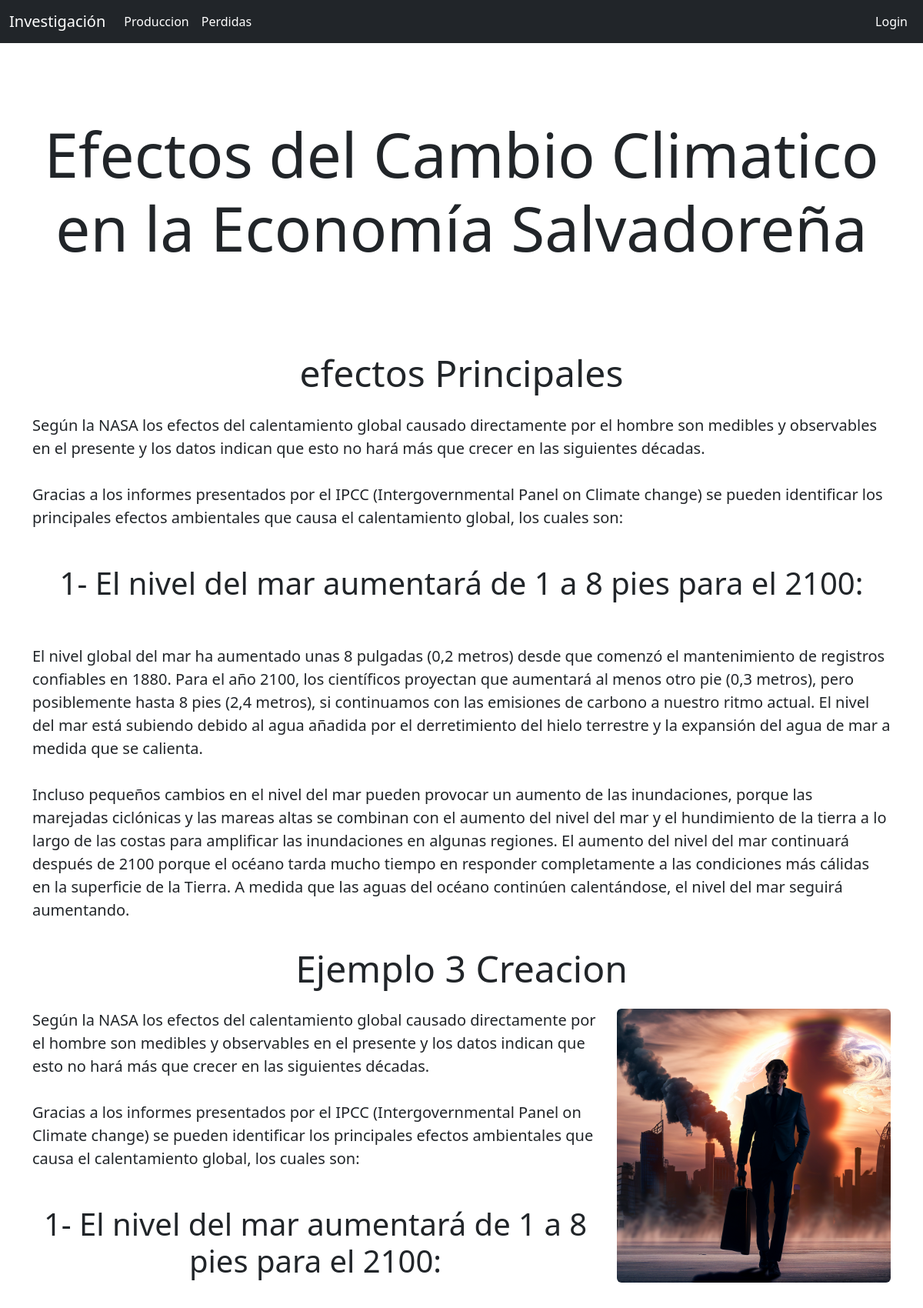
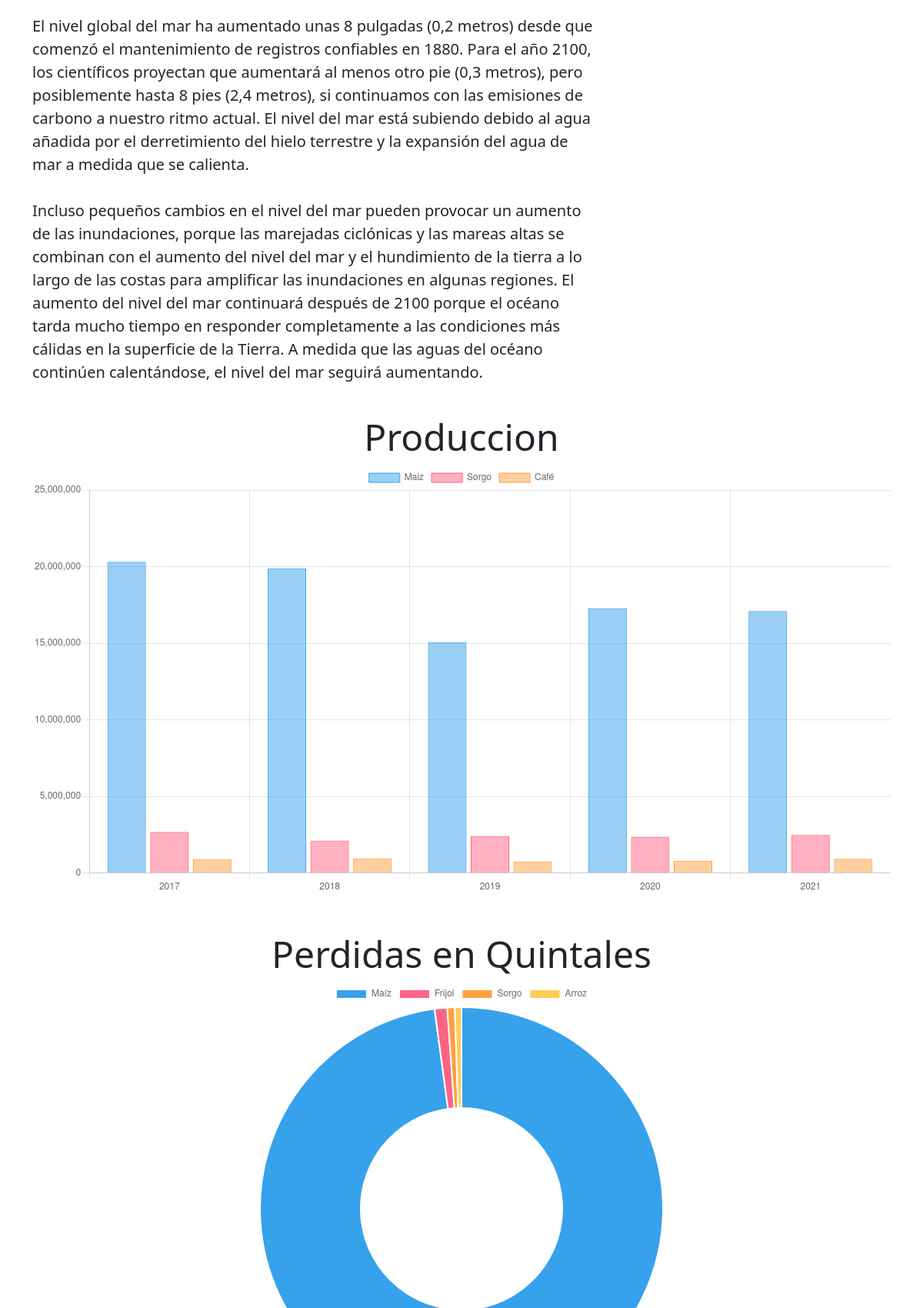
The page / (upper part) on the database its author committed (2 pictures, top to bottom).
### blog/models.py (models this page shows, shortened)
class seccion(models.Model):
    idSeccion = AutoField(primary_key=True)
    titulo = CharField(null=True, max_length=25)
    index = IntegerField(null=False, blank=False)
    parrafo = models.ForeignKey(parrafo, null=True, blank=True, on_delete=models.SET_NULL)
    temperaturas = models.ForeignKey(temperaturas, null=True,blank=True,on_delete=models.SET_NULL)
    imagen = models.ForeignKey(imagen, null=True,blank=True, on_delete=models.SET_NULL)
    precipitacion = models.ForeignKey(precipitacion, null=True,blank=True, on_delete=models.SET_NULL)
    cultivo = models.ForeignKey(cultivo, null=True,blank=True, on_delete=models.SET_NULL)

class parrafo(models.Model):
    nombre = CharField(max_length=15, null=False, default='parrafo')
    idParrafo = AutoField(primary_key=True)
    parrafo = TextField()

class imagen(models.Model):
    idImage = AutoField(primary_key=True)
    imagen = ImageField(upload_to="blog/images/")

### blog/views.py (the view)
# urls.py: path('',views.home, name='home'),
def home(request):
    se = seccion.objects.all()
    pro = produccion.objects.all()
    per = perdida.objects.all()
    tem = temperaturas.objects.all()
    pre = precipitacion.objects.all()
    fechpro = ""
    cantidadesSorgo = ""
    cantidadesMaiz = ""
    cantidadesCafe = ""
    perdidaDIN = ""
    perdidaQQ= ""
    CultPerd =  ""
    fechaTem21 = ""
    fechaTemNormal = ""
    grados21=""
    gradosNorm=""
    fechaPre = ""
    prec=""
    for elemento in pro:
        if elemento.cultivo.nombre == 'Maíz':
            cantidadesMaiz = cantidadesMaiz + "'" + str(elemento.cantidadProduccion) + "',"
            fechpro = fechpro + "'" +str(elemento.fechaProduccion.year) + "'" + ","
        if elemento.cultivo.nombre == 'Café':
            cantidadesCafe = cantidadesCafe + "'" + str(elemento.cantidadProduccion) + "',"
        if elemento.cultivo.nombre == 'Sorgo':
            cantidadesSorgo = cantidadesSorgo + "'" + str(elemento.cantidadProduccion) + "',"
    for elemento in per:
        perdidaDIN = perdidaDIN + "'" + str(elemento.cantidadMonetaria) + "',"
        perdidaQQ = perdidaQQ + "'" + str(elemento.cantidadGrano) + "',"
        CultPerd = CultPerd + "'" + str(elemento.cultivo.nombre) + "',"
    for elemento in tem:
        if elemento.fecha.year == 2021:
            fechaTem21 = fechaTem21 + "'" + str(elemento.fecha.month) + "',"
            grados21 = grados21 + "'" + str(elemento.grados) + "',"
        if elemento.fecha.year == 1990:
             fechaTemNormal = fechaTemNormal + "'" + str(elemento.fecha.month) + "',"
             gradosNorm = gradosNorm + "'" + str(elemento.grados) + "',"
    for elemento in pre:
        fechaPre = fechaPre + "'" + str(elemento.fecha.year) + "',"
        prec = prec + "'" + str(elemento.cantidad) + "',"
    return render(request, 'home.html', {
        'secciones': se,
        'fecha':fechpro,
        'sorgo': cantidadesSorgo,
        'Maiz': cantidadesMaiz,
        'Cafe': cantidadesCafe,
        'PerdidaDin': perdidaDIN,
        'perdidaQQ': perdidaQQ,
        'cultivoPerdida':  CultPerd,
        'fechaTem21': fechaTem21,
        'fechaTemNormal':fechaTemNormal,
        'grados21':grados21,
        'gradosNorm': gradosNorm,
        'fechaPre':fechaPre,
        'prec': prec,
    })

### blog/templates/home.html (shortened to what this page needs)
{% extends 'base.html' %}
{% block content %}
<main class="container">
  <h1 class="display-1 text-center mb-5 mt-5 py-5">Efectos del Cambio Climatico en la Economía Salvadoreña</h1>
  {% for seccion in secciones %}
    <div class="row">
        <h1 class=" display-5 text-center py-3">{{seccion.titulo}}</h1>
        {% if seccion.parrafo != NULL %}
        <div class="mx-auto
        {% if seccion.imagen == NULL %}
        col-md-12
        {% else %}
        col-md-8
        {% endif %}
        ">
          <p class="lead lh-base">{{seccion.parrafo.parrafo|safe}}</p>
        </div>
        {% endif %}
        {% if seccion.imagen != NULL %}
        <div class="col-md-4 mx-auto">
          <img class="img-fluid rounded " src="{{seccion.imagen.imagen.url}}" alt=""/>
        </div>
        {% endif %}
    </div>
      {% endfor %}
    <section id="seccion-1" class="my-4">
      <h1 class="mx-auto display-5 text-center">Produccion</h1>
      <div ><canvas id="myChart1"></canvas></div>
    </section>
    <section id="seccion-2" class="my-5 py5">
      <h1 class="mx-auto display-5 text-center">Perdidas en Quintales</h1>
      <canvas id="myChart2"  class="w-50 mx-auto"></canvas>
    </section>
</main>
<script>
  const ctx1 = document.getElementById('myChart1');
  const ctx2 = document.getElementById('myChart2');
  const ctx3 = document.getElementById('myChart3');
  const ctx4 = document.getElementById('myChart4');
  const ctx5 = document.getElementById('myChart5');
  new Chart(ctx1, {
    type: 'bar',
    data: {
      labels: [{{ fecha|safe }}],
      datasets: [{
        label: 'Maiz',
        data: [{{ Maiz|safe }}],
        borderWidth: 1
      },{
        label: 'Sorgo',
        data: [{{ sorgo|safe }}],
        borderWidth: 1
      },{
        label: 'Café',
        data: [{{ Cafe|safe }}],
        borderWidth: 1
      },]
    },
    options: {
    }
  });
  new Chart(ctx2, {
    type: 'doughnut',
    data: {
      labels: [{{ cultivoPerdida|safe }}],
      datasets: [{
        label: 'Perdida Quintales',
        data: [{{ perdidaQQ|safe }}],
      },]
    },
    options: {
      scales: {
      }
    }
  })
  new Chart(ctx3, {
    type: 'bar',
    data: {
      labels: [{{ cultivoPerdida|safe }}],
      datasets: [{
        label: 'Perdidas en Dolares',
        data: [{{ PerdidaDin|safe }}],
        borderWidth: 1
      }]
    }
  })
  new Chart(ctx4, {
    type: 'line',
    data: {
      labels: [{{ fechaTem21|safe }}],
      datasets: [{
        label: '2021',
        data: [{{ grados21|safe }}],
        borderWidth: 1
      },{
        label: 'Normal',
        data: [{{ gradosNorm|safe }}],
    }]
    },
    options: {
      scales: {
        y: {
        }
      }
    }
  })
  new Chart(ctx5, {
    type: 'bar',
    data: {
      labels: [{{ fechaPre|safe }}],
      datasets: [{
        label: '2021',
        data: [{{ prec|safe }}],
        borderWidth: 1
      }]
    },
    options: {
      scales: {
        y: {
        }
      }
    }
  })
</script>
{% endblock %}

### rows shown on the page
seccion: titulo "efectos Principales", parrafo.parrafo "Según la NASA los efectos del calentamiento global causado directamente por el hombre son medibles y observables en el presente y los datos indican que esto no hará más que crecer en las siguientes décadas. Gracias a los informes presentados por el IPCC (Intergovernmental Panel on Climate change) se pueden identificar los principales efectos ambientales que causa el calentamiento global, los cuales son: 1- El nivel del mar aumentará de 1 a 8 pies para el 2100: El nivel global del mar ha aumentado unas 8 pulgadas (0,2 metros) desde que comenzó el mantenimiento de registros confiables en 1880. Para el año 2100, los científicos proyectan que aumentará al menos otro pie (0,3 metros), pero…"
seccion: titulo "Ejemplo 3 Creacion", parrafo.parrafo "Según la NASA los efectos del calentamiento global causado directamente por el hombre son medibles y observables en el presente y los datos indican que esto no hará más que crecer en las siguientes décadas. Gracias a los informes presentados por el IPCC (Intergovernmental Panel on Climate change) se pueden identificar los principales efectos ambientales que causa el calentamiento global, los cuales son: 1- El nivel del mar aumentará de 1 a 8 pies para el 2100: El nivel global del mar ha aumentado unas 8 pulgadas (0,2 metros) desde que comenzó el mantenimiento de registros confiables en 1880. Para el año 2100, los científicos proyectan que aumentará al menos otro pie (0,3 metros), pero…", imagen.imagen (picture)

### other values the page prints
chart data {{ fecha|safe }} '2017','2018','2019','2020','2021',
chart data {{ Maiz|safe }} '20316389.0','19892479.0','15081204.0','17291805.0','17105532.0',
chart data {{ sorgo|safe }} '2681217.0','2118698.0','2404390.0','2371962.0','2480682.0',
chart data {{ Cafe|safe }} '905425.0','955115.0','740100.0','790920.0','922040.0',
